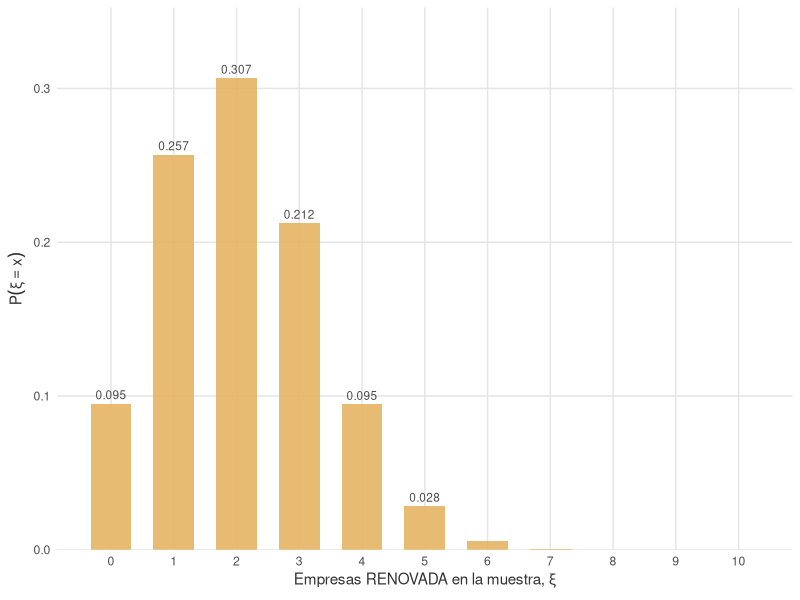

Generate this figure with R:
## ---- chunk 1
knitr::opts_chunk$set(
  echo      = FALSE,
  warning   = FALSE,
  message   = FALSE,
  fig.align = "center",
  out.width = "85%"
)

library(tidyverse)
library(readxl)
library(knitr)
library(kableExtra)
library(scales)

# Paleta coherente con capítulos previos.
pal_libro  <- c("#2C6E91", "#B85450", "#E4B363", "#6A8E7F", "#8E6C88")
pal_acento <- "#B85450"
pal_apoyo  <- "#2C6E91"
pal_gris   <- "grey60"

theme_libro <- function(base_size = 11) {
  theme_minimal(base_size = base_size) +
    theme(
      plot.title       = element_text(face = "bold", size = rel(1.05)),
      plot.subtitle    = element_text(color = "grey30"),
      panel.grid.minor = element_blank(),
      panel.grid.major = element_line(color = "grey90"),
      axis.title       = element_text(color = "grey20"),
      strip.text       = element_text(face = "bold")
    )
}

# Formateador de números con coma decimal española.
fmt <- function(x, d = 4) formatC(x, format = "f", digits = d, decimal.mark = ",")
## ---- chunk 2
p_al_menos_10 <- sum(dbinom(10:12, size = 12, prob = 0.85))
p_a_lo_sumo_8 <- sum(dbinom(0:8,   size = 12, prob = 0.85))
## ---- chunk 3
p_al_menos_3 <- 1 - ppois(2, lambda = 2.3)
## ---- chunk 4
p_bin <- dbinom(3, size = 2000, prob = 0.001)
p_poi <- dpois(3, lambda = 2)
## ---- chunk 5
tab <- tribble(
  ~Criterio,
  ~Binomial, ~Poisson,
  "Número de ensayos",           "Fijo y conocido: $n$.",       "No hay un $n$ fijo; se cuenta sobre un intervalo (tiempo, espacio, oportunidades).",
  "Probabilidad de éxito",       "Constante y no muy pequeña.",  "Se traduce en una tasa $\\lambda$; los sucesos son raros pero el intervalo es amplio.",
  "Máximo posible",              "El total de ensayos, $n$.",    "No hay máximo teórico.",
  "Media y varianza",            "$\\mu = np,\\; \\sigma^2 = npq$.", "$\\mu = \\lambda,\\; \\sigma^2 = \\lambda$ (iguales).",
  "Ejemplo típico",              "Cargueros a tiempo de 12 despachados.", "Averías al año en toda una flota."
)

kable(tab,
      align   = "lll",
      caption = "Cómo distinguir un experimento binomial de uno de Poisson: qué está fijado, qué es raro y qué se cuenta.",
      escape  = FALSE) |>
  kable_styling(
    bootstrap_options = c("hover", "condensed"),
    full_width        = FALSE,
    position          = "center",
    font_size         = 13
  )
## ---- chunk 6
p0 <- dhyper(0, m = 62, n = 300 - 62, k = 10)
p1 <- dhyper(1, m = 62, n = 300 - 62, k = 10)
p2 <- dhyper(2, m = 62, n = 300 - 62, k = 10)
p3 <- dhyper(3, m = 62, n = 300 - 62, k = 10)
p_al_menos_3 <- 1 - phyper(2, m = 62, n = 300 - 62, k = 10)
## ---- chunk 7
df_hyp <- tibble(
  x = 0:10,
  p = dhyper(0:10, m = 62, n = 300 - 62, k = 10)
)

ggplot(df_hyp, aes(x = x, y = p)) +
  geom_col(fill = pal_libro[3], alpha = 0.9, width = 0.65) +
  geom_text(aes(label = ifelse(p >= 0.02, sprintf("%.3f", p), "")),
            vjust = -0.5, size = 3, color = "grey30") +
  scale_x_continuous(breaks = 0:10) +
  scale_y_continuous(expand = expansion(mult = c(0, 0.15))) +
  labs(x = expression("Empresas RENOVADA en la muestra, "*xi),
       y = expression(P(xi==x))) +
  theme_libro()
## ---- chunk 8
comp <- tibble(
  x    = 0:5,
  Hyp  = dhyper(0:5, m = 62, n = 300 - 62, k = 10),
  Bin  = dbinom(0:5, size = 10, prob = 62 / 300)
) |>
  mutate(
    Diferencia = Hyp - Bin,
    x   = as.character(x),
    Hyp = sprintf("%.4f", Hyp),
    Bin = sprintf("%.4f", Bin),
    Diferencia = sprintf("%+.4f", Diferencia)
  )

kable(comp,
      align   = "cccc",
      col.names = c("$x$", "Hipergeométrica $H(300; 10; 0{,}207)$",
                    "Binomial $B(10; 0{,}207)$", "Diferencia"),
      caption = "Comparación entre las probabilidades exactas hipergeométricas y su aproximación binomial en el ejemplo de la auditoría de flotas. Con $p \\approx 0{,}21$ las diferencias son pequeñas pero visibles; para $p<0{,}1$ serían despreciables.",
      escape  = FALSE) |>
  kable_styling(
    bootstrap_options = c("hover", "condensed"),
    full_width        = FALSE,
    position          = "center",
    font_size         = 13
  )
## ---- chunk 9
guia <- tribble(
  ~Situación, ~Modelo, ~Ejemplo,
  "Un único ensayo con dos resultados posibles.", "Bernoulli, $B(1; p)$.",
  "Un carguero llega a tiempo o no llega.",
  "Número fijo $n$ de ensayos independientes con misma $p$; se cuentan éxitos.",
  "Binomial, $B(n; p)$.",
  "Cargueros a tiempo de 12 despachados.",
  "Muchos ensayos, éxitos raros; se cuentan sucesos por unidad de tiempo o espacio.",
  "Poisson, $\\mathrm{Po}(\\lambda)$.",
  "Avistamientos de piratas por semana en una ruta.",
  "Se fija el número $r$ de éxitos; se cuentan los fracasos previos.",
  "Binomial negativa, $\\mathrm{BN}(r; p)$.",
  "Reactores defectuosos antes del 3.º válido.",
  "Caso particular: $r = 1$ (fracasos antes del primer éxito).",
  "Geométrica, $G(p)$.",
  "Aterrizajes fallidos antes del primero exitoso.",
  "Muestreo sin reemplazamiento en población finita $N$; se cuentan éxitos en la muestra.",
  "Hipergeométrica, $H(N; n; p)$.",
  "Empresas RENOVADA en una auditoría de 10 sobre 300."
)

kable(guia,
      align   = "lll",
      caption = "Guía de decisión: qué modelo discreto aplicar según la naturaleza del experimento.",
      escape  = FALSE) |>
  kable_styling(
    bootstrap_options = c("hover", "condensed"),
    full_width        = FALSE,
    position          = "center",
    font_size         = 12
  )
